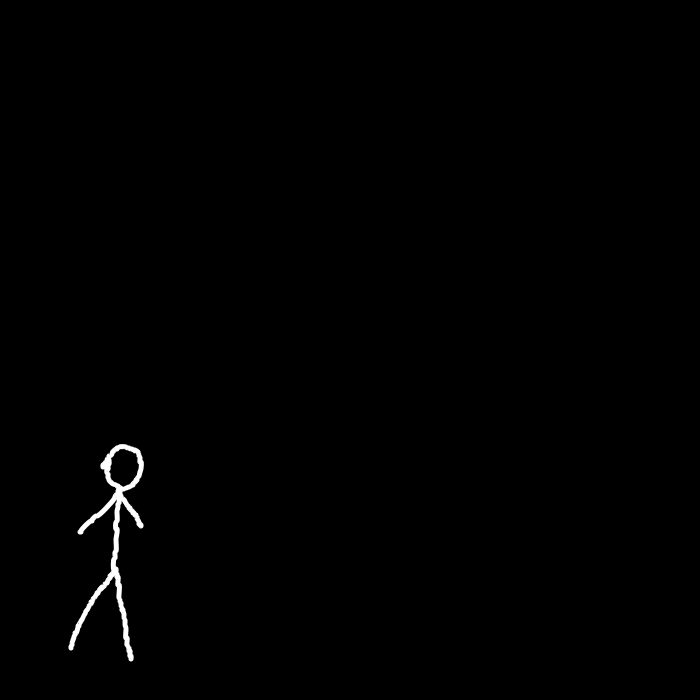
%> input picture boneco.png, 700 x 700 px
$ octave atividade4.m   (GNU Octave 9; MATLAB toolbox functions it lacks are replaced by stand-ins)
%> lines starting %> are read from the running program, lines starting %| are printed output that depends on the picture
clear; clc;

function X = unir(X1,X2,X3)
  X1_cinza = rgb2gray(X1);
  X2_cinza = rgb2gray(X2);
  X3_cinza = rgb2gray(X3);

  uniao = max(X1_cinza, X2_cinza);
  X = max(X3_cinza, uniao);
end

function X = borrar(imagem, N)
  imagem_d = double(imagem)/255;
  h = ones(N,N)/N^2;
  if ndims(imagem_d) == 3
    for i = 1:size(imagem_d,3)
      X(:,:,i) = conv2(imagem_d(:,:,i), h, 'same');
    end
  else
    X = conv2(imagem_d, h, 'same');
  end
end

X1 = imread('boneco.png');
%> X1 is the input picture: size 700x700x3 uint8; min 0, max 255, mean 1.3
X2 = imread('arvore.png');
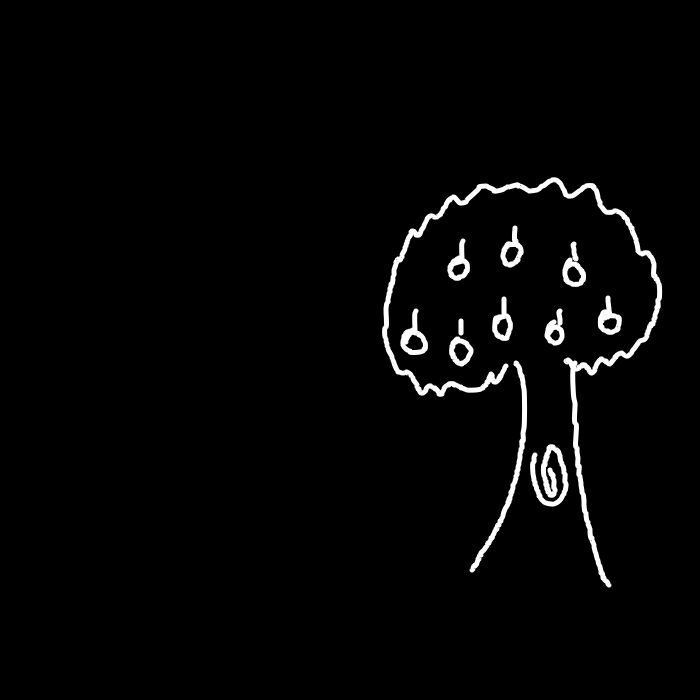
%> input picture arvore.png, 700 x 700 px
%> X2 is the input picture: size 700x700x3 uint8; min 0, max 255, mean 5.7
X3 = imread('casa.png');
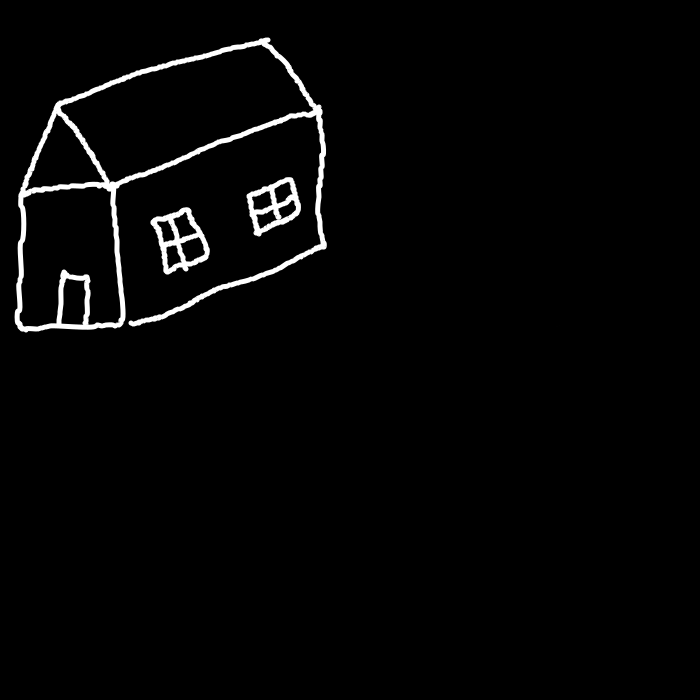
%> input picture casa.png, 700 x 700 px
%> X3 is the input picture: size 700x700x3 uint8; min 0, max 255, mean 5.7

X1 = double(X1)/255;
%> X1: size 700x700x3 double
X2 = borrar(X2, 3);
X3 = borrar(X3, 7);
%> call 2 of borrar, with N = 7
%> after the loop in borrar (call 2), `for i = 1:size(imagem_d,3)`:
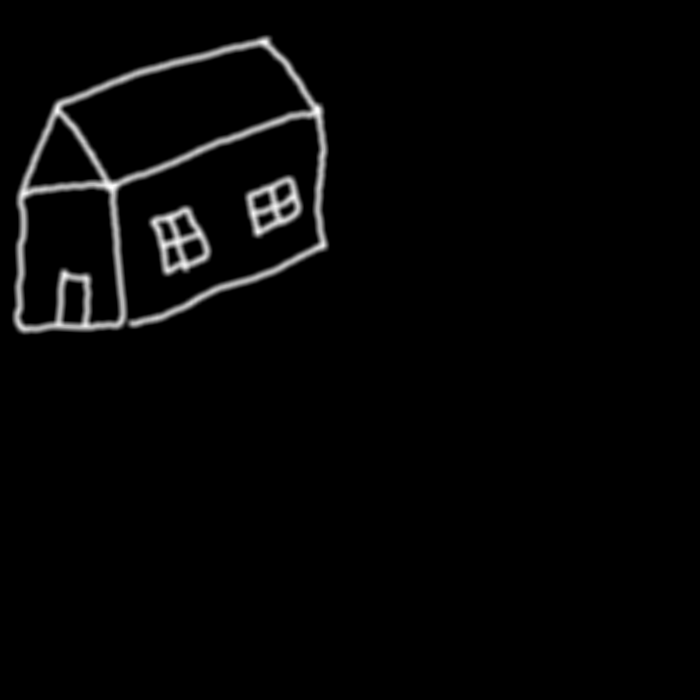
%> X: size 700x700x3 double; min 0, max 1, mean 0.0223; mean of the top-left, top-right, bottom-left and bottom-right quarters 0.0892, 9.6e-08, 0, 0

Xunidos = unir(X1, X2, X3);
%> in unir, `X = max(X3_cinza, uniao);`:
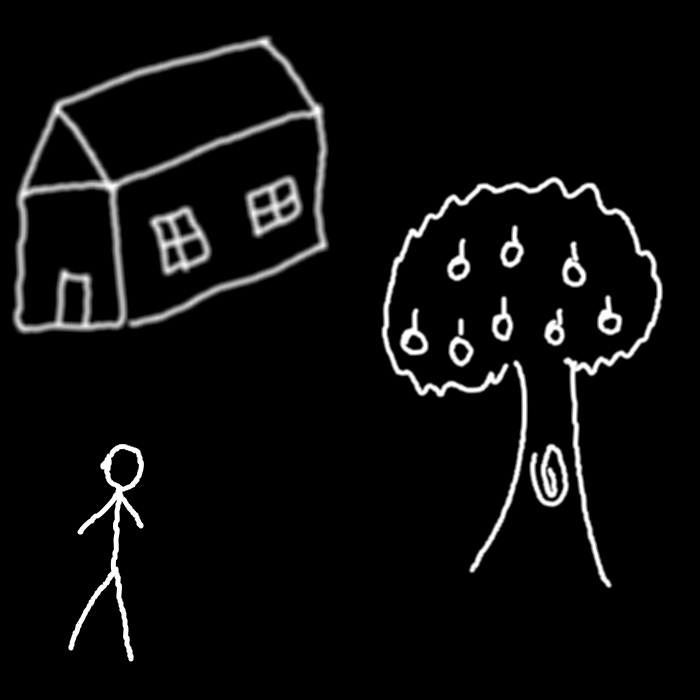
%> X: size 700x700 double; min 0, max 1, mean 0.0497
imshow(Xunidos)
